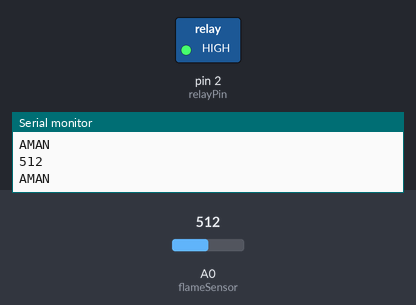
The sketch below on a simulated Arduino Uno, built with avr-gcc and run on an emulated ATmega328P. Shown: switched loads named in the sketch (green lamp = pin HIGH), the last lines printed to the serial monitor. The inputs (shaded band) are chosen by the test bench; at power-on: A0 (flameSensor) = 512.

Above: at 1.3 s.
1.4 s: A0 (flameSensor) set to 485
At 2.7 s:
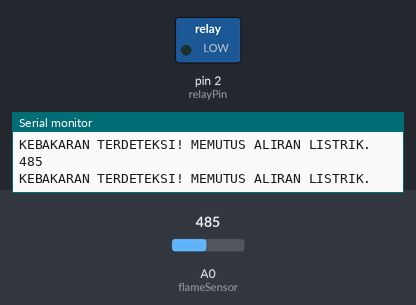
3.0 s: A0 (flameSensor) set to 510
At 3.9 s:
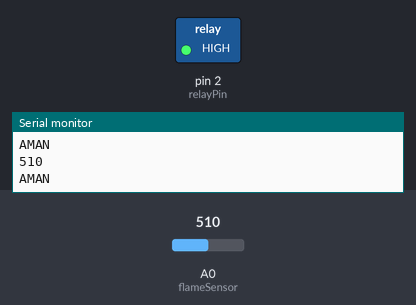
4.5 s: A0 (flameSensor) set to 490
At 5.1 s:
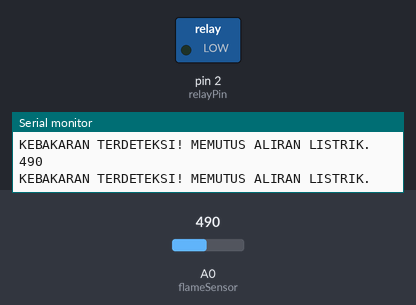
Timing chart, 0 to 7.5 s (numbered marks = the images above; inputs shaded):
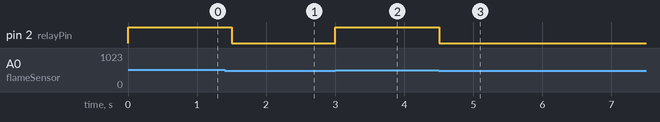

The sketch:

FlameSensor.ino
```cpp
int relayPin = 2;      // Relay terhubung ke pin digital 2
int flameSensor = A0;  // Sensor api terhubung ke pin analog A0
int apiTerbaca;

void setup() {
  Serial.begin(9600);
  pinMode(relayPin, OUTPUT);
  pinMode(flameSensor, INPUT);
  digitalWrite(relayPin, HIGH); // Mulai dengan relay ON (aktifkan perangkat)
}

void loop() {
  apiTerbaca = analogRead(flameSensor);
  Serial.println(apiTerbaca);

  if (apiTerbaca < 500) {
    // Jika terdeteksi api (nilai kecil karena api menyerap cahaya IR)
    digitalWrite(relayPin, LOW);  // Relay OFF → aliran terputus → perangkat dimatikan
    Serial.println("KEBAKARAN TERDETEKSI! MEMUTUS ALIRAN LISTRIK.");
  } else {
    digitalWrite(relayPin, HIGH); // Relay ON → aliran nyambung → perangkat aktif
    Serial.println("AMAN");
  }

  delay(500);  // Delay kecil agar tidak terlalu sering membaca
}
```

Measured:
- the behaviour switches between 500 and 499 on A0 (flameSensor) (found by bisection; images 0 and 1)
- after the input at 1.4 s, pin 2 (relayPin): HIGH → LOW after 0.10 s
- after the input at 3.0 s, pin 2 (relayPin): LOW → HIGH at once
- after the input at 4.5 s, pin 2 (relayPin): HIGH → LOW at once
